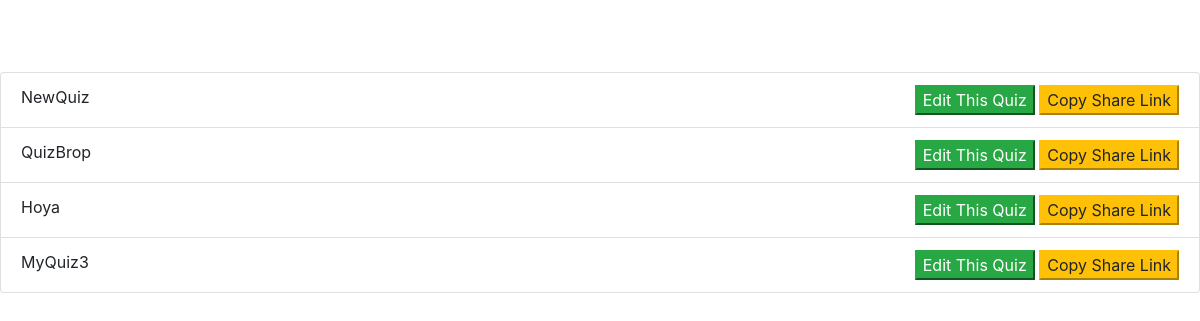
Page /show/ (signed in) on the earlier database version.
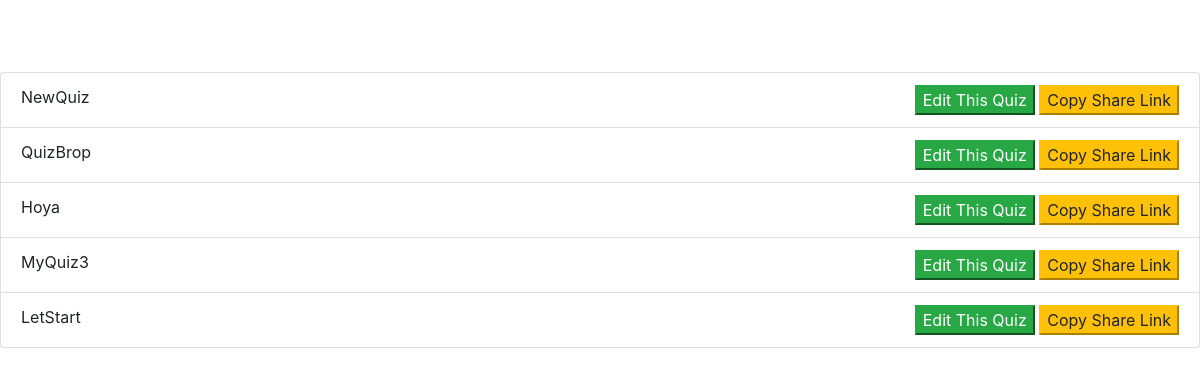
Same page on the later database version.
### quizer/models.py (models this page shows)
class Quiz(models.Model):
    admin = models.ForeignKey(User, on_delete=models.CASCADE)
    quiz_name = models.CharField(max_length=50)  # Quiz Name
    start_time = models.DateTimeField()  # Quiz Start Time
    end_time = models.DateTimeField()  # Quiz End Time

### quizer/views.py (the view)
# urls.py: path('show/', ShowAllQuizToBeHeld, name='list-quizes'),
def ShowAllQuizToBeHeld(request):
    li=Quiz.objects.filter(admin=request.user,start_time__gt=timezone.now()) #Quiz hasnt started yet
    return render(request,'show_quiz.html',{"list":li})

### quizer/templates/show_quiz.html (shortened to what this page needs)
<html>
<head>
<link rel="stylesheet" href="https://stackpath.bootstrapcdn.com/bootstrap/4.3.1/css/bootstrap.min.css">
<head>
<body>
<br>
<br>
<br>
<ul class="list-group">
{% for x in list %}
<li class="list-group-item d-flex justify-content-between">
{{x.quiz_name}}
<span>
<button class="btn-success" onclick="location.href='/edit/{{x.id}}';">Edit This Quiz</button>
<button class="btn-warning" onclick="copyToClipboard('http://localhost:8000/quiz/{{x.id}}');">Copy Share Link</button>
</li>
{% endfor %}
</ul>
<body>
<html>

Differences in the rows shown:
added Quiz: quiz_name "LetStart"
